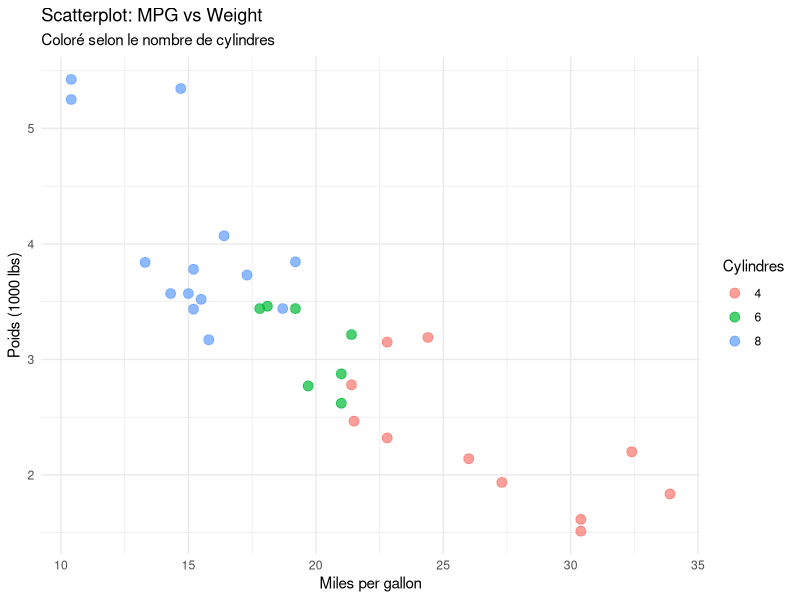

The R script that drew this image:
## ---- chunk 1
library(ggplot2)
library(dplyr)

mtcars %>%
  ggplot(aes(x = mpg, y = wt, color = factor(cyl))) +
  geom_point(size = 3, alpha = 0.7) +
  labs(
    title = "Scatterplot: MPG vs Weight",
    subtitle = "Coloré selon le nombre de cylindres",
    x = "Miles per gallon",
    y = "Poids (1000 lbs)",
    color = "Cylindres"
  ) +
  theme_minimal()
## ---- chunk 2
mtcars %>%
  group_by(cyl) %>%
  summarise(
    mpg_moy = mean(mpg),
    poids_moy = mean(wt),
    .groups = "drop"
  )
